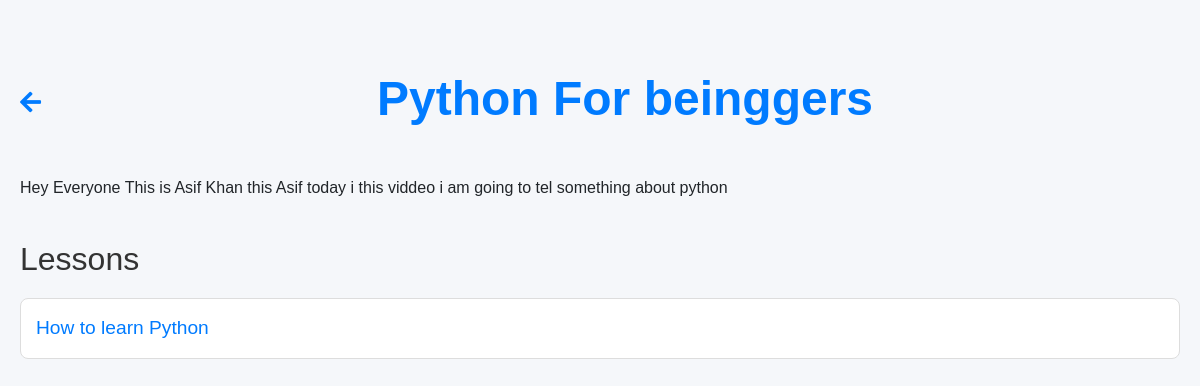
/courses/1/ (signed in), run on the app's committed database.
### app1/models.py (models this page shows, shortened)
class Course(models.Model):
    name = models.CharField(max_length=255, unique=True, help_text="Course name")
    description = models.TextField(help_text="Course description")
    session = models.ForeignKey(Session, on_delete=models.CASCADE, related_name="courses")  # Linking to Session
    created_at = models.DateTimeField(auto_now_add=True)
    updated_at = models.DateTimeField(auto_now=True)

class Lesson(models.Model):
    course = models.ForeignKey(Course, on_delete=models.CASCADE, related_name="lessons")
    title = models.CharField(max_length=255, help_text="Title of the lesson")
    description = models.TextField(help_text="Brief description of the lesson", blank=True, null=True)
    youtube_embed_link = models.URLField(help_text="Embed link for YouTube video", blank=True, null=True)
    youtube_video_url = models.URLField(help_text="Direct YouTube video URL", blank=True, null=True)
    video_file = models.FileField(upload_to="lessons/videos/", blank=True, null=True, help_text="Upload video file for the lesson")
    lesson_notes = models.TextField(blank=True, null=True, help_text="Additional notes or materials for the lesson")
    created_at = models.DateTimeField(auto_now_add=True)
    updated_at = models.DateTimeField(auto_now=True)

### app1/views.py (the view)
# urls.py: path('courses/<int:course_id>/', views.course_detail, name='course_detail'),
def course_detail(request, course_id):
    student = request.user.student_profile  # Access the student's profile
    course = get_object_or_404(Course, id=course_id)
    if course not in student.courses.all():
        return redirect('courses:course_list')  # Redirecting to course list page if the student is not enrolled
    lessons = course.lessons.all()  # Fetch lessons related to the course
    return render(request, 'courses/course_detail.html', {'course': course, 'lessons': lessons})

### templates/courses/course_detail.html (shortened to what this page needs)
<!DOCTYPE html>
<html lang="en">
<head>
    <link href="https://cdn.jsdelivr.net/npm/bootstrap@5.3.0-alpha3/dist/css/bootstrap.min.css" rel="stylesheet">
    <link href="https://cdnjs.cloudflare.com/ajax/libs/font-awesome/5.15.4/css/all.min.css" rel="stylesheet">
</head>
<body>
    <div class="course-container">
        <div class="course-header">
            <a href="{% url 'course_list' %}" class="back-icon">
                <i class="fas fa-arrow-left"></i>
            </a>
            <h1>{{ course.name }}</h1>
        </div>
        <p>{{ course.description }}</p>
        <div class="lesson-list">
            <h2>Lessons</h2>
            {% if lessons %}
                <ul class="list-unstyled">
                    {% for lesson in lessons %}
                        <li class="lesson-item">
                            <a href="{% url 'lesson_detail' lesson.id %}">{{ lesson.title }}</a>
                        </li>
                    {% endfor %}
                </ul>
            {% else %}
                <p class="text-muted">No lessons available for this course yet.</p>
            {% endif %}
        </div>
    </div>
</body>
</html>

### templates/courses/course_detail.html (style rules this page uses)
body { background-color: #f5f7fa; font-family: 'Arial', sans-serif; }
.course-container { max-width: 1200px; margin: 50px auto; padding: 20px; }
.course-header { display: flex; align-items: center; justify-content: center; margin-bottom: 40px; }
.course-header .back-icon { position: absolute; left: 20px; font-size: 1.5rem; color: #007bff; text-decoration: none; }
.course-header h1 { font-size: 3rem; font-weight: 700; color: #007bff; margin-left: 50px; }
.lesson-list { margin-top: 40px; }
.lesson-list h2 { font-size: 2rem; color: #333; margin-bottom: 20px; }
.lesson-item { background-color: #fff; border: 1px solid #ddd; border-radius: 8px; margin-bottom: 15px; padding: 15px; transition: all 0.3s ease; }
.lesson-item a { font-size: 1.2rem; color: #007bff; text-decoration: none; }

### data on the page
Course: name "Python For beinggers", description "Hey Everyone This is Asif Khan this Asif today i this viddeo i am going to tel something about python"
Lesson: title "How to learn Python"
